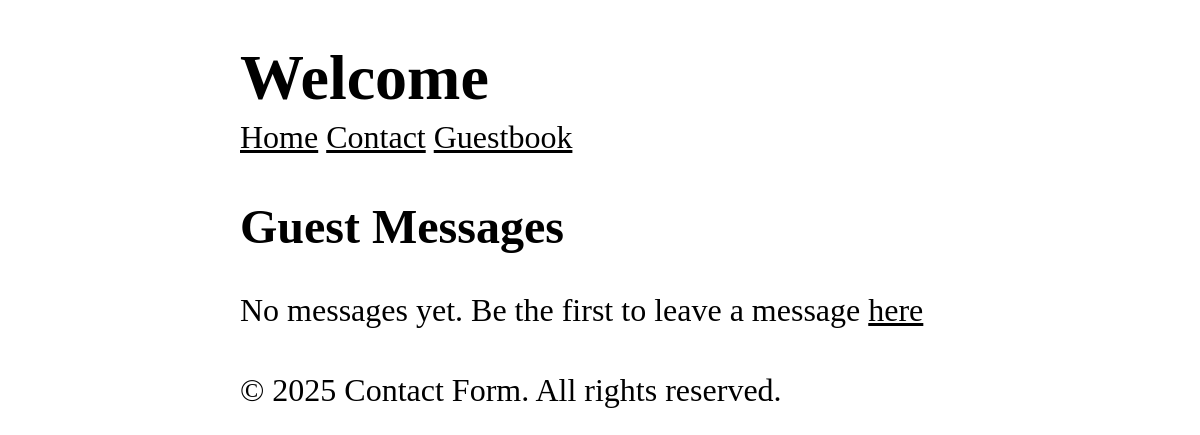
Before: /guestbook with the older database file.
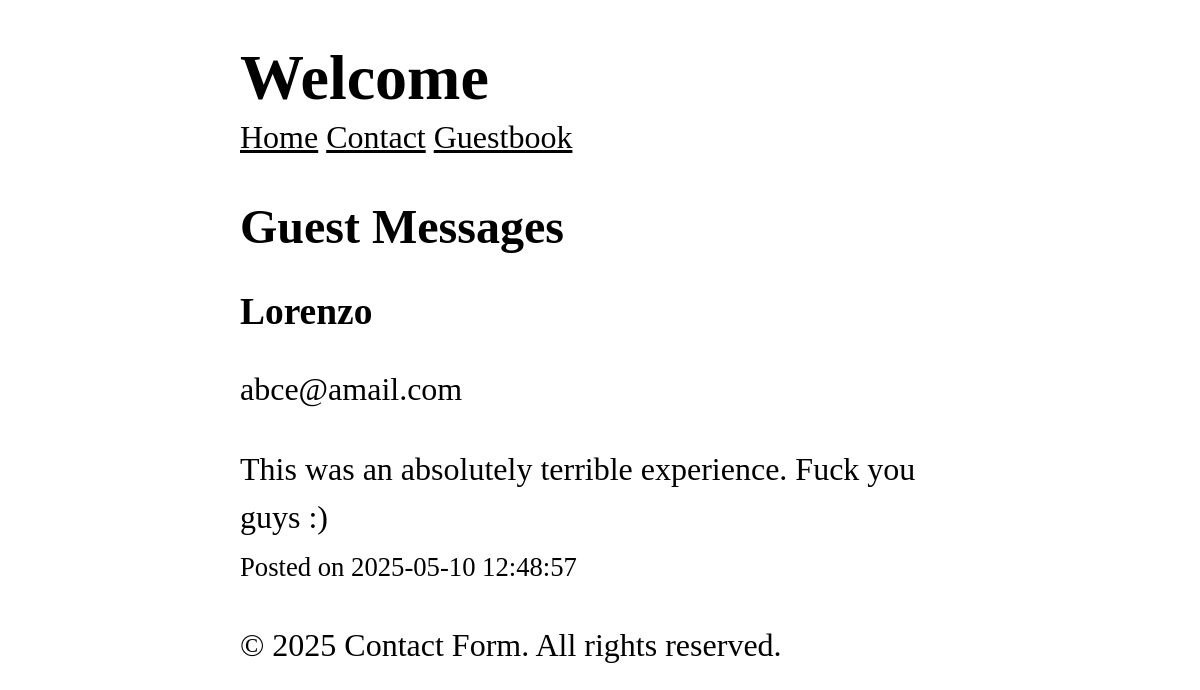
After: the same page with the newer database file.
### tables this page shows
CREATE TABLE messages (
    id INTEGER PRIMARY KEY AUTOINCREMENT,
    name TEXT NOT NULL,
    email TEXT NOT NULL,
    message TEXT NOT NULL,
    created_at TIMESTAMP DEFAULT CURRENT_TIMESTAMP
);

### includes/view.php (called while the page is built, shortened)
<?php
function renderView(string $template, array $data = []) : void {
    include TEMPLATES_DIR . '/header.php';
    include TEMPLATES_DIR . '/' . $template . '.php';
    include TEMPLATES_DIR . '/footer.php';
}
?>

### routes/guestbook_get.php (called while the page is built)
<?php
$entries = getMessage(connectDb());
renderView(template:'guestbook_get', data: ['messages' => $entries]);
?>

### public/index.php (called while the page is built, shortened)
<?php
dispatch($_SERVER['REQUEST_URI'], $_SERVER['REQUEST_METHOD']);
?>

### includes/db.php (called while the page is built, shortened)
<?php
function connectDb(): PDO {
    $pdo = new PDO('sqlite:' . DB_DIR . '/db.sqlite');
    $pdo->setAttribute(PDO::ATTR_ERRMODE, PDO::ERRMODE_EXCEPTION);
    return $pdo;
}
function getMessage(PDO $pdo): array {
    $sql = "SELECT name, email, message, created_at from messages ORDER BY created_at DESC";
    $stmnt = $pdo->query($sql);
    return $stmnt->fetchAll(PDO::FETCH_ASSOC);
}
?>

### templates/guestbook_get.php (the view)
<?php
$messages = $data['messages'];
?>
<section>
    <h2>Guest Messages</h2>
    <?php if (empty($messages)): ?>
        <p>No messages yet. Be the first to leave a message <span><a href="/contact">here</a></span></p>
    <?php else: ?>
        <?php foreach($messages as $message) : ?>
            <h3><?=htmlspecialchars($message['name'])?></h3>
            <p><?=htmlspecialchars($message['email'])?></p>
            <p><?=nl2br(htmlspecialchars($message['message']))?></p>
            <small>Posted on <?=$message['created_at'] ?></small>
        <?php endforeach?>
    <?php endif; ?>
    </section>

Changed rows visible on the page:
added messages: name "Lorenzo", email "abce@amail.com", message "This was an absolutely terrible experience. Fuck you guys :)", created_at "2025-05-10 12:48:57"
Other visible differences:
text no longer shown: "No messages yet. Be the first to leave a message here"
